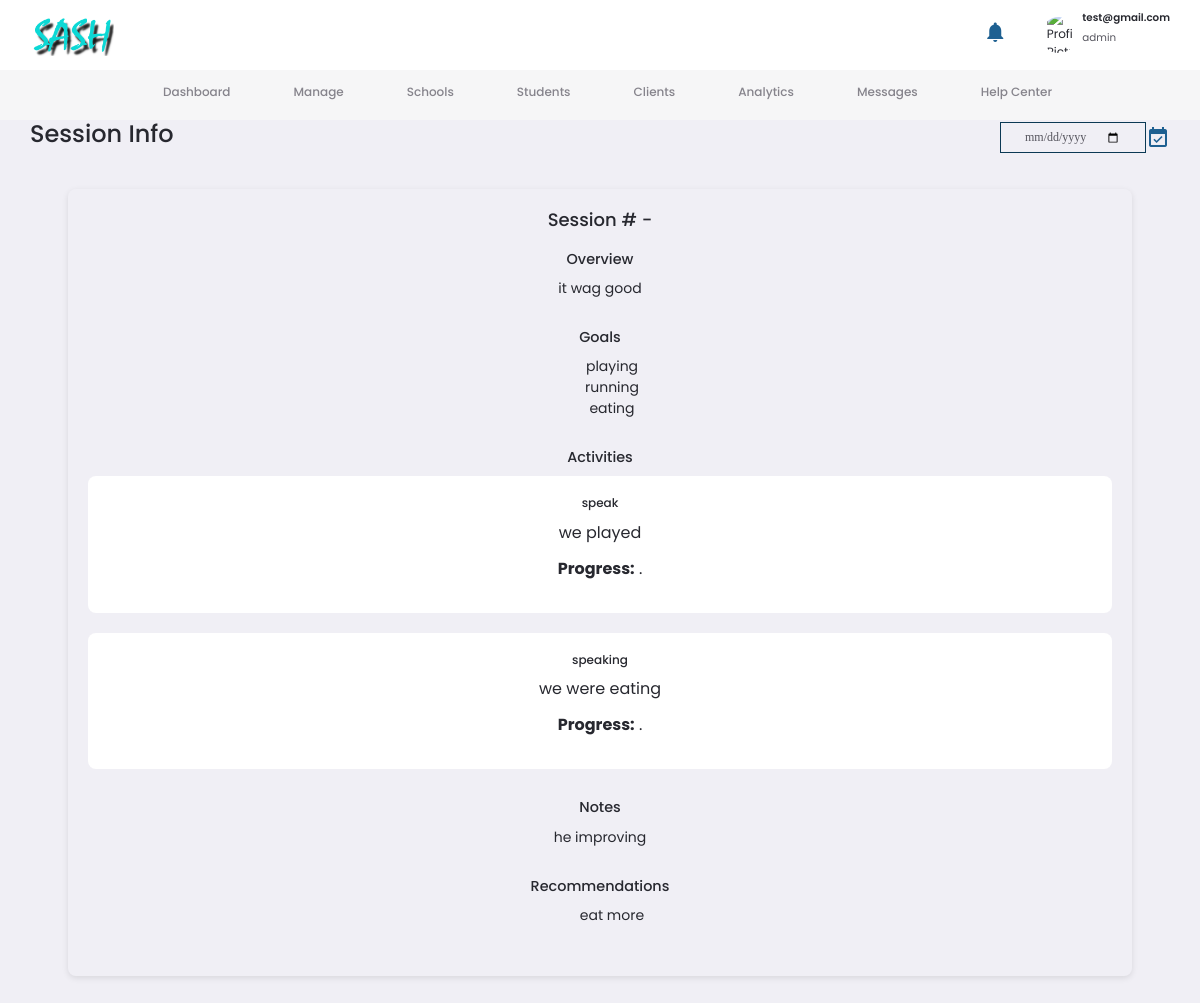
The app's page /sessiondetails/2/2 (signed in) with its own data.
### mainapp/models.py (models this page shows, shortened)
class User(db.Model, UserMixin):
    __tablename__ = 'users'
    id = db.Column(db.Integer, primary_key=True)
    firstname = db.Column(db.String(60), nullable=False)
    lastname = db.Column(db.String(60), nullable=False)
    date_of_birth = db.Column(db.DateTime, nullable=False, default=datetime.utcnow)
    gender = db.Column(db.String(60), nullable=False)
    phonenumber = db.Column(db.String(60), nullable=False)
    email = db.Column(db.String(120), nullable=False, unique=True)
    password = db.Column(db.String(120), nullable=False)
    address = db.Column(db.Text, nullable=False)
    role = db.Column(db.String(60), nullable=False)
    contract = db.Column(db.Integer, nullable=False, default=3)
    academic_transcripts = db.Column(db.String(20), nullable=False,  default="user.png")
    personal_doc = db.Column(db.String(20), nullable=False, default="user.png")
    profile_image = db.Column(db.String(20), nullable=False, default="user.png")
    clients = db.relationship('Client', backref='user_therapist', lazy=True)
    schools = db.relationship('School', backref='school_therapist', lazy=True)
    schoolssessions = db.relationship('SchoolSession', backref='session_therapist', lazy=True)
    clientsessions = db.relationship('ClientSession', backref='session_therapist', lazy=True)
    notification = db.relationship('Notifications', backref='user', lazy=True)

class SessionActivity(db.Model):
    __tablename__ = 'session_activities'
    id = db.Column(db.Integer, primary_key=True)
    session_date = db.Column(db.DateTime)
    overview = db.Column(db.Text)
    goals = db.Column(db.Text)
    notes = db.Column(db.Text)
    recommendations = db.Column(db.Text)
    activity_text = db.Column(db.String)
    client_session_id = db.Column(db.Integer, db.ForeignKey('client_sessions.id'))

### mainapp/routes.py (the view)
@app.route('/sessiondetails/<int:client_id>/<int:session_id>')
@login_required
def sessiondetails(client_id, session_id):
    client = Client.query.get_or_404(client_id)
    session = ClientSession.query.get_or_404(session_id)
    activity = db.session.query(SessionActivity).filter_by(client_session_id=session_id).first()
    if activity:
        activities = json.loads(activity.activity_text) if activity.activity_text else []
        goals = activity.goals.split(", ") if activity.goals else []
        recommendations = activity.recommendations.split(", ") if activity.recommendations else []
    else:
        activities = []
        goals = []
        recommendations = []
        flash("No activity found for this session", 'warning')
    return render_template('sessiondetails.html', client_id=client.id, session_id=session.id, activity=activity, activities=activities, goals=goals, recommendations=recommendations)

### mainapp/models.py (called while the page is built)
@login_manager.user_loader
def load_user(user_id):
    return User.query.get(int(user_id))

### mainapp/templates/sessiondetails.html (shortened to what this page needs)
{% extends "admin.html" %}
{% block title %}Session Info{%endblock title%}
{% block content %}
<div class="session-details">
    <h2>Session #{{session.id}} - {{session.date}}</h2>
    <div class="session-overview">
      <h3>Overview</h3>
      <p>{{activity.overview}}</p>
    </div>
    <div class="session-goals">
      <h3>Goals</h3>
      <ul>
        {%if goals%}
          {%for goal in goals%}
            <li>{{goal}}</li>
          {%endfor%}
        {%else%}
          <li>No Goals</li>
        {%endif%}
      </ul>
    </div>
    <div class="session-activities">
      <h3>Activities</h3>
      {%if activities%}
        {%for item in activities%}
          <div class="activity-card">
            <h4>{{item.activity_name}}</h4>
            <p>{{item.activity_description}}</p>
            <p><strong>Progress:</strong> {{item.activity_progress}}.</p>
          </div>
        {%endfor%}
      {%else%}
        <p>No Activities</p>
      {%endif%}
    </div>
    <div class="session-notes">
      <h3>Notes</h3>
      <p>{{activity.notes}}</p>
    </div>
    <div class="session-recommendations">
      <h3>Recommendations</h3>
      <ul>
        {%if recommendations%}
          {%for recommendation in recommendations%}
            <li>{{recommendation}}</li>
          {%endfor%}
        {%else%}
          <li>No Recommendations</li>
        {%endif%}
      </ul>
    </div>
  </div>
  {% endblock content%}

### mainapp/templates/admin.html (shortened to what this page needs)
<!DOCTYPE html>
<html lang="en" class="{{ 'dark-theme' if session.get('theme', 'light') == 'dark' else '' }}">
<head>
      <link href="https://cdn.jsdelivr.net/npm/bootstrap@5.0.2/dist/css/bootstrap.min.css" rel="stylesheet">
  <link rel="stylesheet" href="https://cdnjs.cloudflare.com/ajax/libs/font-awesome/6.2.0/css/all.min.css" />
  <link rel="stylesheet" href="{{url_for('static', filename='css/style.css')}}">
  <link rel="stylesheet" href="{{url_for('static', filename='css/admin.css')}}">
  <link rel="stylesheet" href="{{url_for('static', filename='css/other.css')}}">
</head>
<body>
  <nav>
    <div class="container">
      <img src="{{url_for('static', filename='images/sash.png')}}" alt="Logo" class="logo">
      <div class="profile-area">
        <div class="notify action-btn" id="notifications">
          <span class="material-icons">notifications</span>
          <span id="notification-badge-count" class="badge bg-error circle flex-center">10</span>
        </div>
        <div class="profile">
          <div class="profile-photo">
            <img src="{{profile_image}}" alt="Profile Picture">
          </div>
          <div>
            <h5>{{current_user.email}}</h5>
            <p>{{current_user.role}}</p>
          </div>
        </div>
      </div>
    </div>
  </nav>
  <main>
    <aside>
      <div class="sidebar">
        <a href="{{url_for('Home')}}" class="dash-section active" id="dashboard">
          <h4>Dashboard</h4>
        </a>
        <a href="{{url_for('manage')}}" class="dash-section" id="manage">
          <h4>Manage</h4>
        </a>
        <a href="{{url_for('schools')}}" class="dash-section" id="schools">
          <h4>Schools</h4>
        </a>
        <a href="{{url_for('students')}}" class="dash-section" id="students">
          <h4>Students</h4>
        </a>
        <a href="{{url_for('clients')}}" class="dash-section" id="users">
          <h4>Clients</h4>
        </a>
        <a href="{{url_for('analytics')}}" class="dash-section" id="analytics">
          <h4>Analytics</h4>
        </a>
        <a href="{{url_for('messages')}}" class="dash-section" id="messages">
          <h4>Messages</h4>
        </a>
        <a href="{{url_for('help_center')}}" class="dash-section" id="help-center">
          <h4>Help Center</h4>
        </a>
      </div>
    </aside>
    <section class="middle" id='middle'>
      <div class="header">
        <h1>{%block title%}Dashboard{%endblock title%}</h1>
        <div class="overview-date">
          <input type="date" title='date' value={{current_date}} readonly>
          <i class="material-icons" id="btn-all-sessions">event_available</i>
        </div>
      </div>
      <div class="middle-inner active" id="dashboard-content" >
        {% block content %}{% endblock content%}
      </div>
    </section>
  </main>
</body>
</html>

### mainapp/static/css/style.css (style rules this page uses)
:root { --primary-color:#1e6091; --secondary-color: #0b3954; }
* { box-sizing: border-box; margin: 0; padding: 0; }
body { font-family: 'Segoe UI', Tahoma, Geneva, Verdana, sans-serif; background: #333; }
a { text-decoration: none; margin-left: 15px; font-size: 1rem; cursor: pointer; }
.logo { width: 120px; height: auto; }
span { color: var(--primary-color); }
section { display: flex; flex-direction: column; align-items: center; justify-content: center; text-align: center; scroll-snap-align: center; }

### mainapp/static/css/admin.css (style rules this page uses)
:root { --color-white: #FFFFFF; --color-light: #f0eff5; --color-aside:#f6f6f7; --color-gray-light: #86848C; --color-gray-dark: #56555E; --color-dark: #27282F; --color-card:#f0eff5; --bg-purple-light:#f0e6ff; --bg-purple:#f0e6ff; --primary-color:#1e6091; --secondary-color: #0b3954; --card-border-radius: 1.6rem; --notification-width: 420px; }
* { margin: 0; padding: 0; border: 0; outline: none !important; appearance: none; text-decoration: none; list-style: none; box-sizing: border-box; }
html { font-size: 12px; }
body { background: var(--color-light); font-family: poppins, sans-serif; min-height: 100vh; color: var(--color-dark); overflow: hidden; }
img { width: 100%; }
h1 { font-size: 2.2rem; }
h2 { font-size: 1.5rem; }
h3 { font-size: 1.2rem; }
h4 { font-size: 1rem; }
h5 { font-size: 0.86rem; font-weight: 500; }
p { font-size: 0.86rem; color: var(--color-gray-dark); }
nav { width: 100vw; background: var(--color-white); padding: 1rem 0; }
nav .container { display: flex; justify-content: space-between; align-items: center; position: relative; width: 96%; margin: 0 auto; padding: 0; }
nav img.logo { width: 7rem; }
nav .profile-area { display: flex; align-items: center; justify-content: space-between; gap: 10px; }
nav .profile-area .profile { display: flex; align-items: center; gap: 5px; cursor: pointer; }
nav .profile-area .profile h5 { font-weight: 600; }
nav .profile-area .profile p { font-weight: 400; }
nav .profile-area .profile .profile-photo { display: flex; justify-content: center; align-items: center; width: 3rem; height: 3rem; border-radius: 50%; overflow: hidden; }
nav .profile-area .profile img { width: 70%; }
main { display: flex; flex-direction: column; width: 100%; padding: 0 auto 4rem; align-items: center; justify-content: center; }
main aside { width: 100%; transition: 0.5s ease-in-out; background: var(--color-aside); }
main aside .sidebar { display: flex; justify-content: center; align-items: center; width: 100%; }
main aside .sidebar a { display: flex; align-items: center; gap: 1rem; height: 4.2rem; color: var(--color-gray-light); position: relative; cursor: pointer; font-size: 4rem; padding: 1rem 2rem; text-wrap: nowrap; }
main aside .sidebar a.active::before { content: ''; width: 6px; height: 100%; position: absolute; }
main aside .sidebar h4 { font-weight: 500; }
.container { width: 100%; }
main section.middle { position: relative; bottom: 20px; width: 100%; overflow: auto; padding: 0 20px 40px; }
.overview-date { display: flex; justify-content: baseline; align-items: center; }
.overview-date { color: var(--primary-color); cursor: pointer; }
main section.middle .header { display: flex; align-items: center; font-size: 24px; gap: 1rem; justify-content: space-between; margin: 10px 0 0 0; width: 100%; padding: 10px; }
main section.middle .header h1 { font-size: 24px; }
main section.middle .header input[type='date'] { padding: 0.5rem 2rem; border-radius: var(--border-radius-2); background: var(--color-light); color: var(--color-gray-dark); margin: 0; font-family: none; font-size: 1rem; line-height: 1.4; }
main section.middle .middle-inner { display: none; overflow: auto; width: 100%; max-width: 1200px; justify-content: center; align-items: center; height: 75vh; padding: 2rem 4rem; padding-bottom: 4rempx; }
main section.middle .middle-inner.active { display: block; width: 100%; }
#notifications { cursor: pointer; }
.profile { position: relative; display: inline-block; }
.header { margin-bottom: 10px; }
.material-icons-sharp, .material-icons { transition: all 0.3s ease-in-out; }

### records on screen
User: email "test@gmail.com", role "admin"
SessionActivity: overview "it wag good", notes "he improving", recommendations "eat more"

### other values on screen
{{ goal }} "playing" "running" "eating"
{{ item.activity_name }} "speak" "speaking"
{{ item.activity_description }} "we played" "we were eating"
